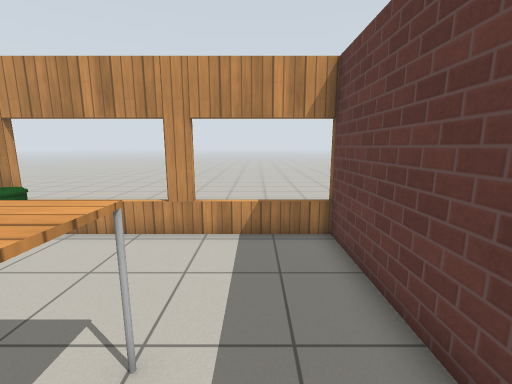
view 1 (above)

19 first-person views from a walk through a Gazebo world. The camera is 1.3 m above the floor, tilts 10° down and sees 90° across. The floor is counted in squares, 0.5 m on a side. Each view is taken from the middle of a square. On the plan, view 1 faces up. The plan holds only what a view shows up to about 18 squares ahead; the rest is blank. Simple patterns stand in for the simulator's built-in surfaces.

view 2
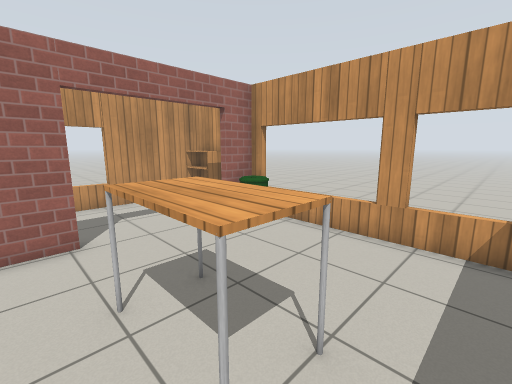

view 3
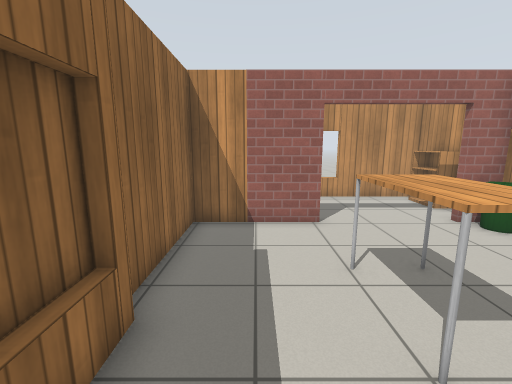

view 4
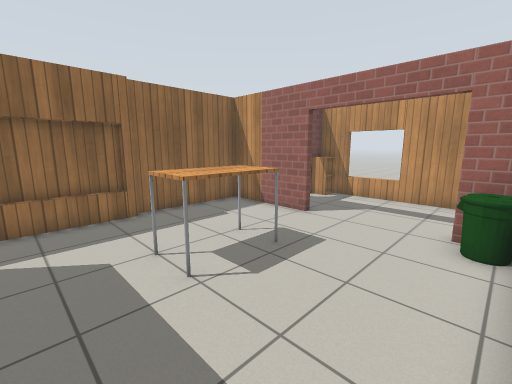

view 5
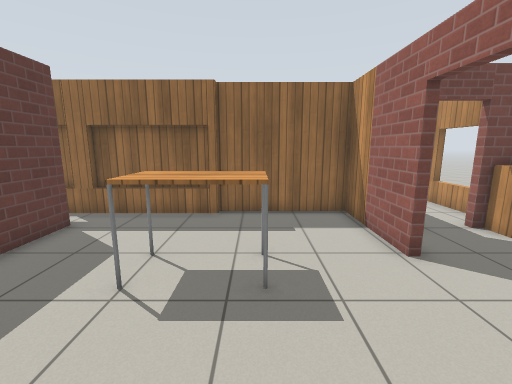

view 6
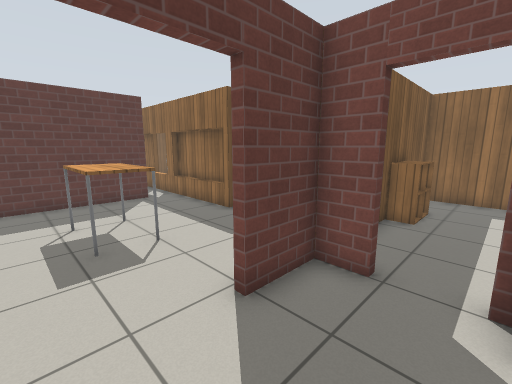

view 7
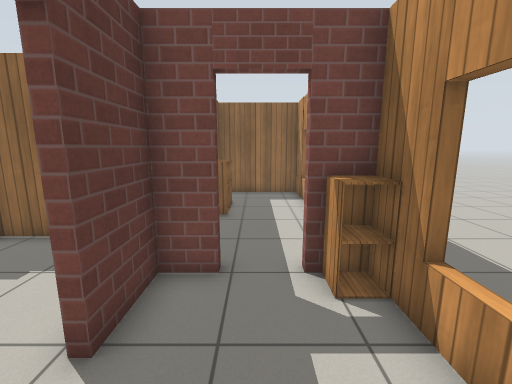

view 8
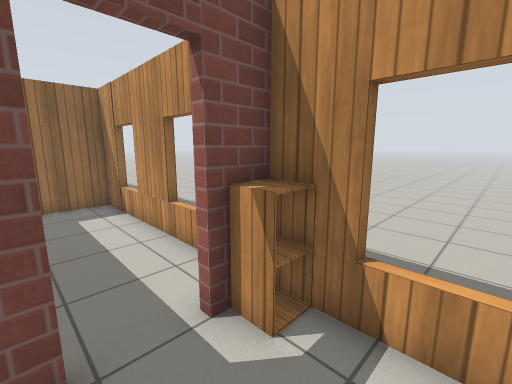

view 9
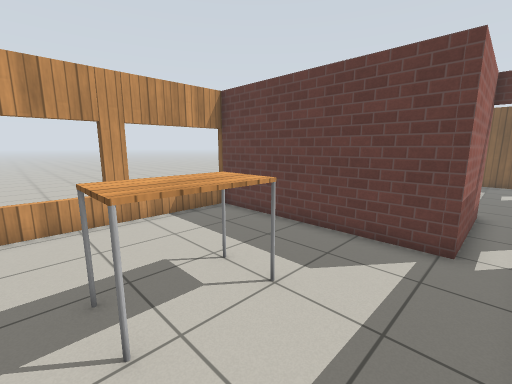

view 10
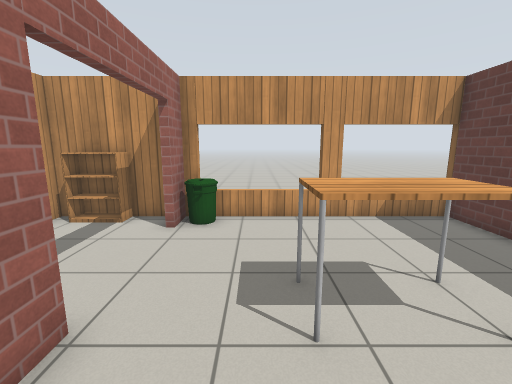

view 11
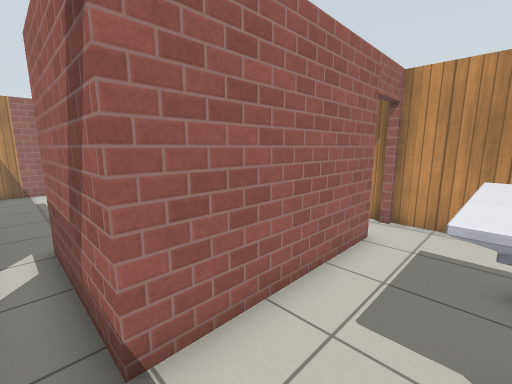

view 12
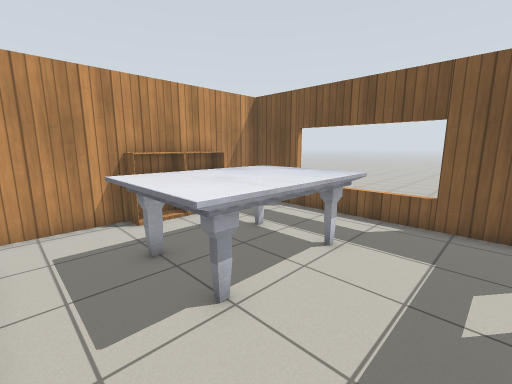

view 13
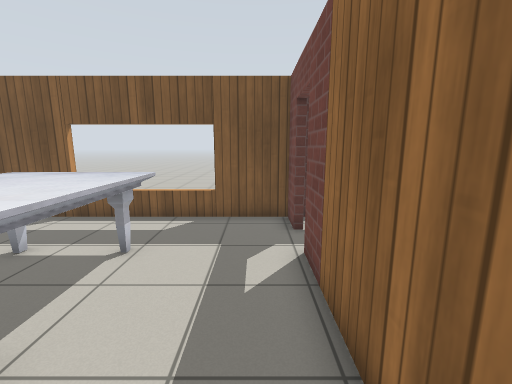

view 14
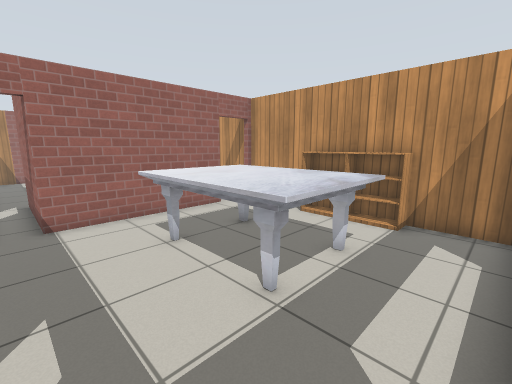

view 15
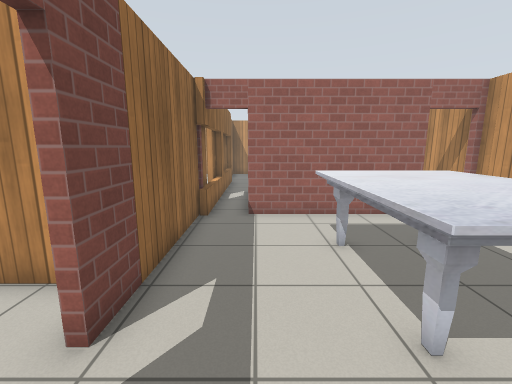

view 16
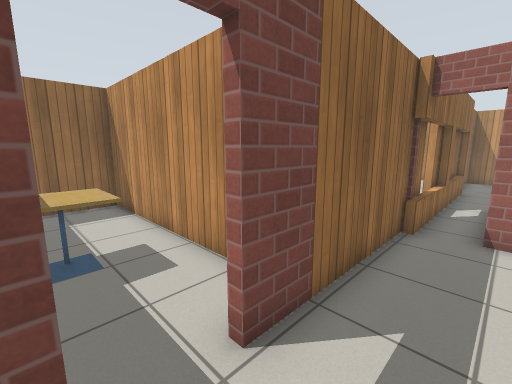

view 17
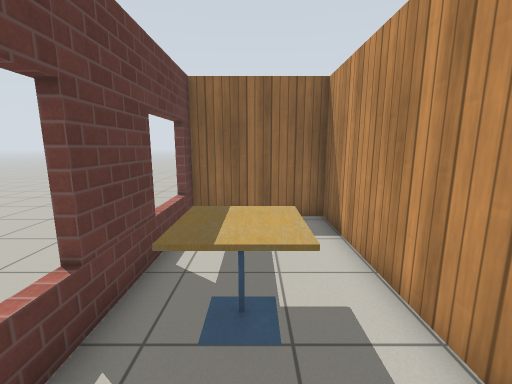

view 18
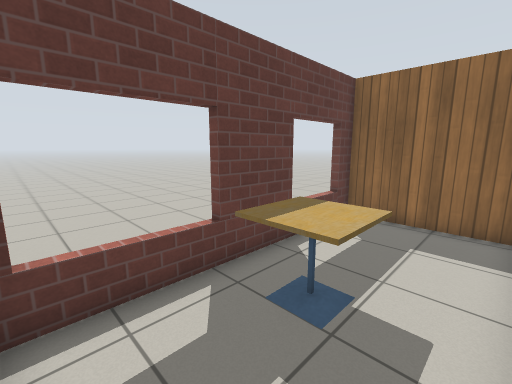

view 19
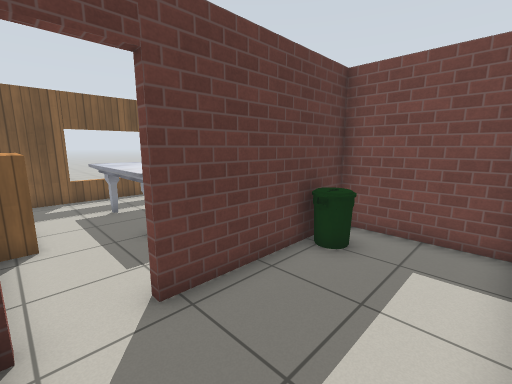

### Floor plan
Ten units are one square. View 1 is at (0, 0); x grows to the right and y downward. Boxes are objects, and circles mark ways between rooms. Rooms are numbered by the first view taken in them; rooms with no view inside come last. Other rooms are left out.
<svg viewBox="-133 -82 316 221">
<path fill="none" stroke="#000" d="M-76 -13 -76 32 23 32M-25 28 75 28M24 -74 -76 -74 -76 -60M27 32 39 32M56 32 71 32M73 13 23 13 23 -77M-123 -33 -128 -33M-128 -6 -123 -6M-115 10 -110 10M-92 10 -80 10 -80 -13M-84 -74 -124 -74 -124 -5M73 -55 73 13M178 -48 173 -48M158 32 173 32 173 -74 72 -74M71 32 141 32M173 72 178 72M124 48 124 134 173 134 173 37M158 36 158 32M173 125 178 125M70 -74 41 -74M28 10 69 10 69 -54M-80 55 -80 50M-128 50 -123 50M-124 29 -124 107 -104 107M-86 107 -80 107 -80 74"/>
<rect x="-75" y="-75" width="10" height="20" fill="#bbb"><title>bin</title></rect>
<rect x="-45" y="-25" width="30" height="20" fill="#bbb"><title>table</title></rect>
<rect x="-125" y="-5" width="10" height="20" fill="#bbb"><title>cabinet</title></rect>
<rect x="-115" y="-75" width="20" height="10" fill="#bbb"><title>bookshelf</title></rect>
<rect x="95" y="-45" width="60" height="40" fill="#bbb"><title>marble table</title></rect>
<rect x="105" y="-75" width="20" height="10" fill="#bbb"><title>bookshelf</title></rect>
<rect x="125" y="-75" width="20" height="10" fill="#bbb"><title>bookshelf</title></rect>
<rect x="145" y="65" width="20" height="20" fill="#bbb"><title>cafe table</title></rect>
<rect x="55" y="-15" width="10" height="10" fill="#bbb"><title>bin</title></rect>
<rect x="-95" y="65" width="20" height="10" fill="#bbb"><title>cabinet</title></rect>
<rect x="-95" y="55" width="20" height="10" fill="#bbb"><title>cabinet</title></rect>
<circle cx="-80" cy="-40" r="3" fill="#2a7"/>
<circle cx="70" cy="25" r="3" fill="#2a7"/>
<circle cx="-105" cy="10" r="3" fill="#2a7"/>
<circle cx="145" cy="30" r="3" fill="#2a7"/>
<circle cx="70" cy="-65" r="3" fill="#2a7"/>
<text x="-30" y="-20">1</text>
<text x="-110" y="-30">2</text>
<text x="120" y="-30">3</text>
<text x="150" y="80">4</text>
<text x="40" y="-40">5</text>
<text x="-100" y="60">6</text>
</svg>
Room 1 opens to room 2. Room 1 opens to room 3. Room 2 opens to room 6. Room 3 opens to room 4. Room 3 opens to room 5.

Where each view was taken, in squares from view 1:
view 1: 0 up, 0 right, facing up
view 2: 0 up, 0 right, facing up-left
view 3: 1 down, 1 right, facing left
view 4: 7 up, 1 right, facing down-left
view 5: 7 up, 4 left, facing down
view 6: 4 up, 11 left, facing down-right
view 7: 4 up, 10 left, facing down
view 8: 2 up, 9 left, facing down-left
view 9: 2 down, 5 left, facing up-right
view 10: 2 down, 5 left, facing up
view 11: 2 down, 10 right, facing up-left
view 12: 2 down, 8 right, facing up-right
view 13: 2 down, 8 right, facing right
view 14: 2 down, 17 right, facing up-left
view 15: 1 down, 17 right, facing left
view 16: 1 down, 16 right, facing down-left
view 17: 4 down, 15 right, facing down
view 18: 4 down, 13 right, facing down-right
view 19: 7 up, 3 right, facing down-right
